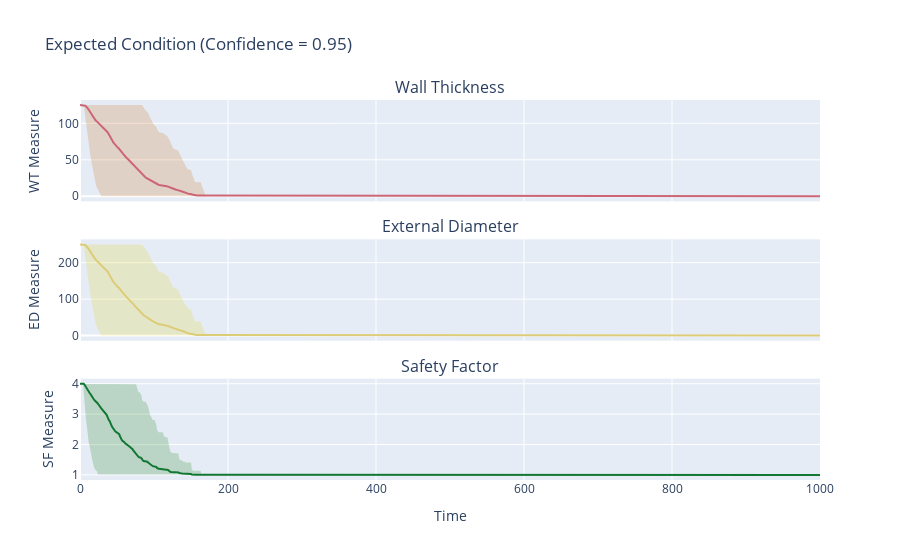

Source (notebook cell):
### Code cell
comp.mc_timeline(1000)
update_condition_fig(comp)

### Figure 1 — Plotly figure (JSON) as saved in the notebook; plotly's stock layout.template omitted (floating-point values rounded to 4 significant figures; data arrays with more than 128 entries replaced by an {"elided": "..."} marker saying what was removed)
{"data": [{"fill": "toself", "fillcolor": "rgba(204, 102, 11,0.2)", "line": {"color": "rgba(255,255,255,0)"}, "mode": "lines", "name": "wall_thickness", "showlegend": false, "type": "scatter", "x": {"elided": "2002 int values"}, "xaxis": "x", "y": {"elided": "2002 float values"}, "yaxis": "y"}, {"line": {"color": "rgb(204, 102, 119)"}, "mode": "lines", "name": "wall_thickness", "showlegend": false, "type": "scatter", "x": {"elided": "1001 int values"}, "xaxis": "x", "y": {"elided": "1001 float values"}, "yaxis": "y"}, {"fill": "toself", "fillcolor": "rgba(221, 204, 11,0.2)", "line": {"color": "rgba(255,255,255,0)"}, "mode": "lines", "name": "external_diameter", "showlegend": false, "type": "scatter", "x": {"elided": "2002 int values"}, "xaxis": "x2", "y": {"elided": "2002 float values"}, "yaxis": "y2"}, {"line": {"color": "rgb(221, 204, 119)"}, "mode": "lines", "name": "external_diameter", "showlegend": false, "type": "scatter", "x": {"elided": "1001 int values"}, "xaxis": "x2", "y": {"elided": "1001 float values"}, "yaxis": "y2"}, {"fill": "toself", "fillcolor": "rgba(17, 119, 5,0.2)", "line": {"color": "rgba(255,255,255,0)"}, "mode": "lines", "name": "safety_factor", "showlegend": false, "type": "scatter", "x": {"elided": "2002 int values"}, "xaxis": "x3", "y": {"elided": "2002 float values"}, "yaxis": "y3"}, {"line": {"color": "rgb(17, 119, 51)"}, "mode": "lines", "name": "safety_factor", "showlegend": false, "type": "scatter", "x": {"elided": "1001 int values"}, "xaxis": "x3", "y": {"elided": "1001 float values"}, "yaxis": "y3"}], "layout": {"annotations": [{"font": {"size": 16}, "showarrow": false, "text": "Wall Thickness", "x": 0.5, "xanchor": "center", "xref": "paper", "y": 1, "yanchor": "bottom", "yref": "paper"}, {"font": {"size": 16}, "showarrow": false, "text": "External Diameter", "x": 0.5, "xanchor": "center", "xref": "paper", "y": 0.6333, "yanchor": "bottom", "yref": "paper"}, {"font": {"size": 16}, "showarrow": false, "text": "Safety Factor", "x": 0.5, "xanchor": "center", "xref": "paper", "y": 0.2667, "yanchor": "bottom", "yref": "paper"}], "legend": {"traceorder": "normal"}, "title": {"text": "Expected Condition (Confidence = 0.95)"}, "xaxis": {"anchor": "y", "domain": [0, 1], "matches": "x3", "showticklabels": false}, "xaxis2": {"anchor": "y2", "domain": [0, 1], "matches": "x3", "showticklabels": false}, "xaxis3": {"anchor": "y3", "automargin": true, "domain": [0, 1], "title": {"text": "Time"}}, "yaxis": {"anchor": "x", "automargin": true, "domain": [0.7333, 1], "title": {"text": "WT Measure"}}, "yaxis2": {"anchor": "x2", "automargin": true, "domain": [0.3667, 0.6333], "title": {"text": "ED Measure"}}, "yaxis3": {"anchor": "x3", "automargin": true, "domain": [0, 0.2667], "title": {"text": "SF Measure"}}}}
